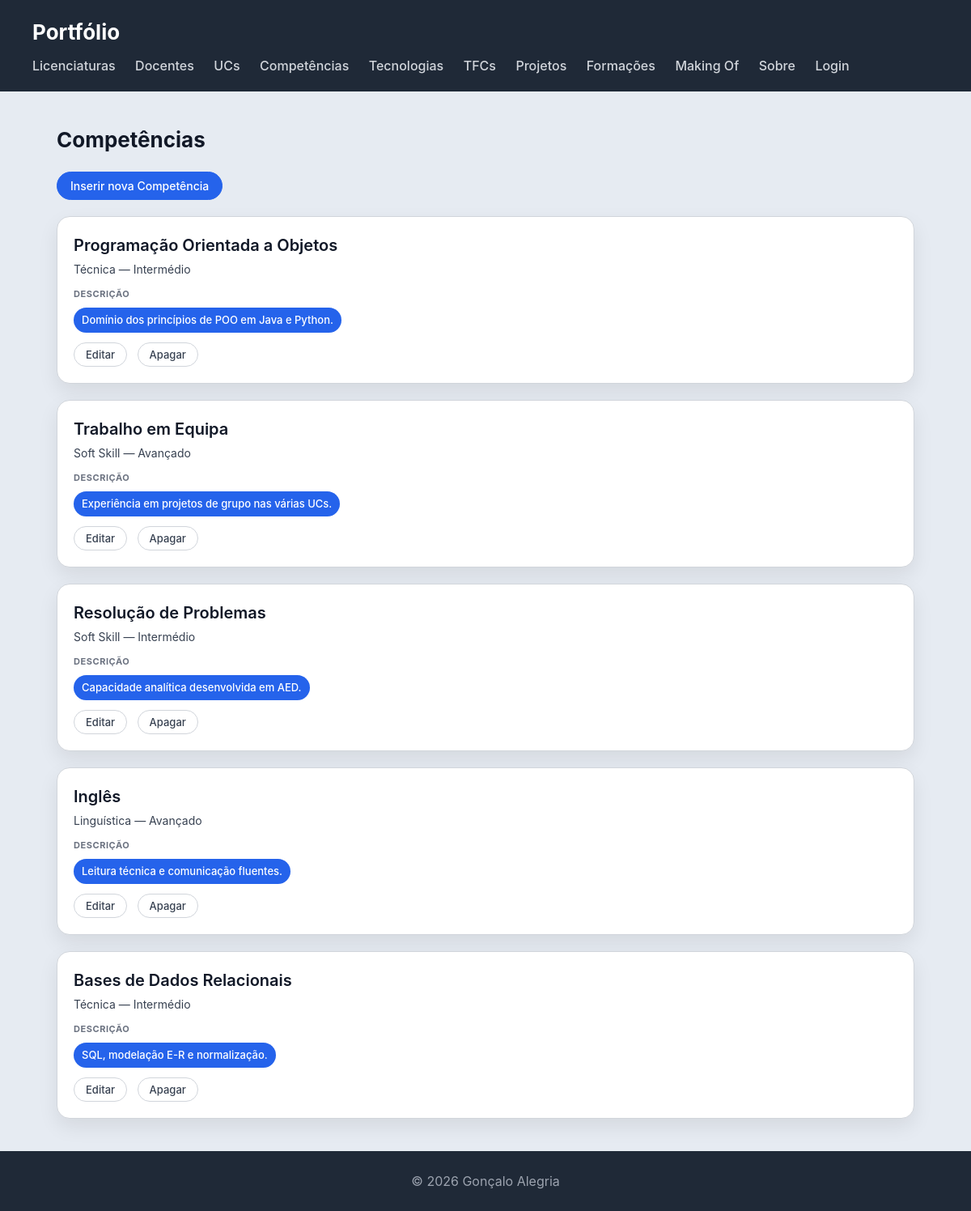
Screenshot of /portfolio/competencias/ with the database file from the repository.
### portfolio/models.py (models this page shows, shortened)
class Competencia(models.Model):
    TIPO_CHOICES = [
        ('TEC', 'Técnica'),
        ('SOFT', 'Soft Skill'),
        ('LING', 'Linguística'),
    ]
    NIVEL_CHOICES = [
        ('BAS', 'Básico'),
        ('INT', 'Intermédio'),
        ('AVA', 'Avançado'),
    ]
    nome = models.CharField(max_length=200)
    tipo = models.CharField(max_length=5, choices=TIPO_CHOICES)
    nivel = models.CharField(max_length=5, choices=NIVEL_CHOICES)
    descricao = models.TextField(blank=True)

### portfolio/views.py (the view)
# urls.py: path('competencias/', views.competencias_view, name="competencias"),
def competencias_view(request):
    competencias = Competencia.objects.all()
    return render(request, 'portfolio/competencias.html', {'competencias': competencias})

### portfolio/templates/portfolio/competencias.html
{% extends "portfolio/base.html" %}
{% block content %}
<h2>Competências</h2>
<a href="{% url 'nova_competencia' %}">
    <button>Inserir nova Competência</button>
</a>
<section>
    {% for competencia in competencias %}
    <article>
        <header>
            <h3>{{ competencia.nome }}</h3>
            <p>{{ competencia.get_tipo_display }} — {{ competencia.get_nivel_display }}</p>
        </header>
        {% if competencia.descricao %}
        <section>
            <h4>Descrição</h4>
            <ul>
                <li>{{ competencia.descricao }}</li>
            </ul>
        </section>
        {% endif %}
        <a href="{% url 'edita_competencia' competencia.id %}">
            <button>Editar</button>
        </a>
        <a href="{% url 'apaga_competencia' competencia.id %}">
            <button>Apagar</button>
        </a>
    </article>
    {% endfor %}
</section>
{% endblock %}

### portfolio/static/portfolio/styles.css (style rules this page uses)
* { box-sizing: border-box; margin: 0; padding: 0; }
body { font-family: "Inter", "Segoe UI", system-ui, -apple-system, sans-serif; background: #e6ebf2; color: #111827; line-height: 1.5; }
h2 { margin-bottom: 20px; font-size: 26px; }
section > article { background: white; padding: 20px; border-radius: 16px; border: 1px solid #d1d5db; box-shadow: 0 10px 25px rgba(0,0,0,0.08); transition: all 0.25s ease; margin-bottom: 20px; }
article > header { margin-bottom: 12px; }
article > header > h3 { font-size: 20px; font-weight: 600; margin-bottom: 4px; }
article > header > p { font-size: 14px; color: #374151; }
article > section { margin-top: 10px; }
article > section > h4 { font-size: 11px; text-transform: uppercase; color: #6b7280; margin-bottom: 8px; letter-spacing: 0.05em; }
article > section > ul { list-style: none; display: flex; flex-wrap: wrap; gap: 8px; }
article > section > ul > li { background: #2563eb; color: white; padding: 6px 10px; border-radius: 999px; font-size: 13px; font-weight: 500; }
button { font-family: inherit; font-size: 14px; font-weight: 500; padding: 8px 16px; border-radius: 999px; border: 1px solid #d1d5db; background: white; color: #374151; cursor: pointer; transition: all 0.2s ease; }
a:has(> button) { text-decoration: none; display: inline-block; }
main > a:first-of-type > button { background: #2563eb; color: white; border-color: #2563eb; margin-bottom: 20px; }
article > a > button { margin-top: 12px; margin-right: 8px; font-size: 13px; padding: 6px 14px; }

### rows the page displays
Competencia: nome "Programação Orientada a Objetos", tipo "Técnica", nivel "Intermédio", descricao "Domínio dos princípios de POO em Java e Python."
Competencia: nome "Trabalho em Equipa", tipo "Soft Skill", nivel "Avançado", descricao "Experiência em projetos de grupo nas várias UCs."
Competencia: nome "Resolução de Problemas", tipo "Soft Skill", nivel "Intermédio", descricao "Capacidade analítica desenvolvida em AED."
Competencia: nome "Inglês", tipo "Linguística", nivel "Avançado", descricao "Leitura técnica e comunicação fluentes."
Competencia: nome "Bases de Dados Relacionais", tipo "Técnica", nivel "Intermédio", descricao "SQL, modelação E-R e normalização."
